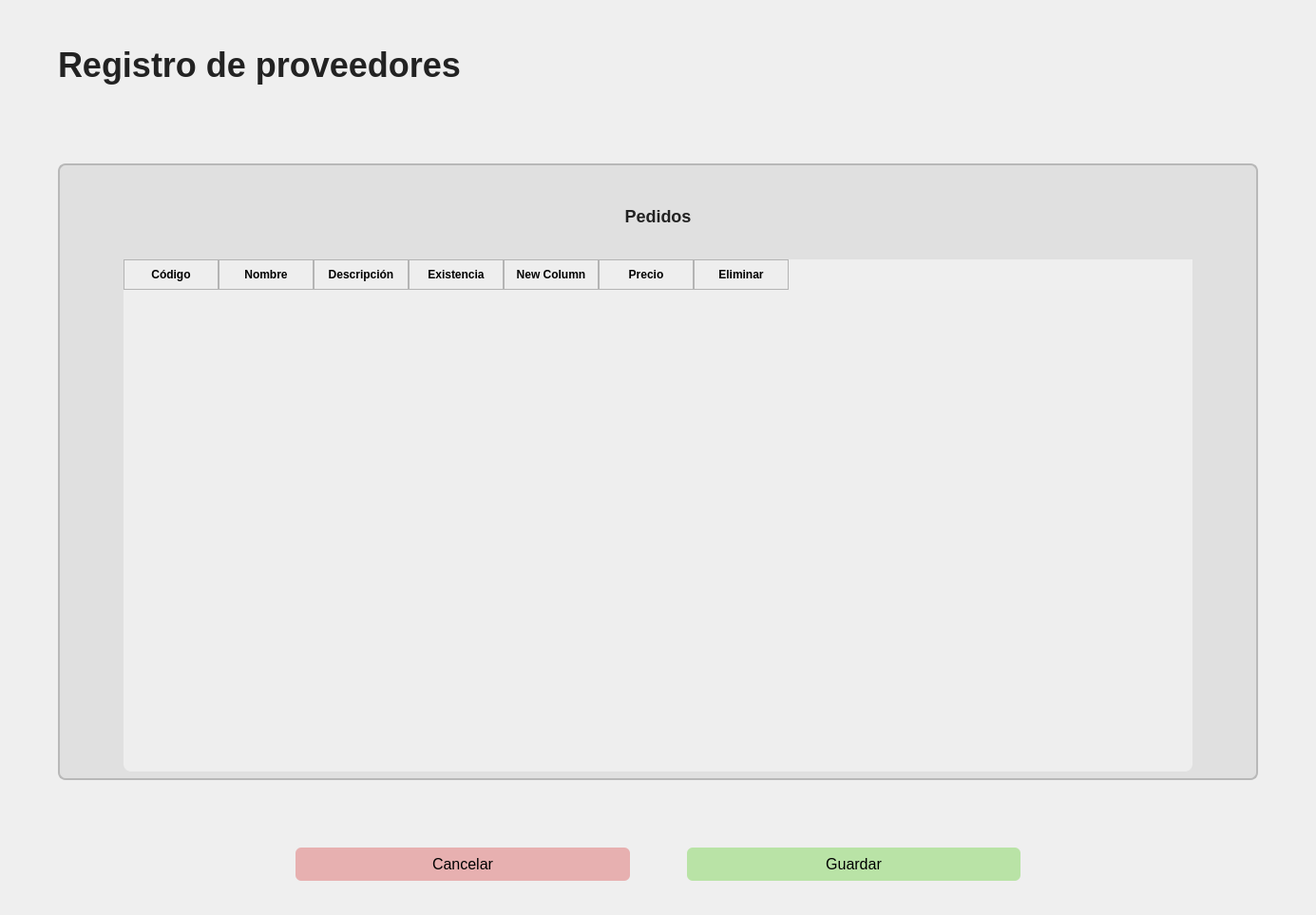
<?xml version="1.0" encoding="UTF-8"?>
<ui version="4.0">
 <class>Form</class>
 <widget class="QWidget" name="Form">
  <property name="geometry">
   <rect>
    <x>0</x>
    <y>0</y>
    <width>1385</width>
    <height>963</height>
   </rect>
  </property>
  <property name="windowTitle">
   <string>Form</string>
  </property>
  <property name="styleSheet">
   <string notr="true">#lineFake, #lineEditTelefonoEmpresa_2{
    background: white;
    border-radius: 4px;
    padding: 6px;
    border: 1px solid #c4c4c4;
    font-size: 20px;
background-color:transparent;
border:none;
}
#comboBox{
    border-radius: 4px;
    padding: 6px;
    border: 1px solid #c4c4c4;
    font-size: 20px;
border:none;
}
#mainWindow {
	font-family: Arial;
}

QLabel {
    font-size: 18px;
    color: #222;
}

#labelAdd{
	font-size:24px;
}

#menu {
    background: #eee;
    border-bottom: 1.5px solid #bdbdbd;
}

#menu QLabel {
    font-size: 16px;
    color: #222;
}

#menu QWidget:hover {
    background: #e0e0e0;
}

#menu QWidget[active=&quot;true&quot;] {
    background: #ffffff;
    border-bottom: 3px solid #487c7e;
}

#menu QWidget[active=&quot;true&quot;] QLabel {
    font-weight: bold;
}

#menu QWidget {
    border-right: 1px solid #bdbdbd;
    border-left: 1px solid #bdbdbd;

}

QLineEdit {
    background: white;
    border-radius: 4px;
    padding: 6px;
    border: 1px solid #c4c4c4;
    font-size: 20px;
}

QLineEdit:focus {
    border: 1px solid #487c7e;
}

QLabel#labelTituloProveedores{
    font-size: 36px;
    font-weight: 600;
    color: #222;
}

QPushButton#btnAdd {
    background: transparent;
    font-size: 36px;
    color: #222;
    border: none;
}
QPushButton#btnAdd:hover {
    color: #444;
}

QToolButton {
    background: transparent;
    border: none;
}
QToolButton:hover {
    background: #dcdcdc;
    border-radius: 4px;
}

QPushButton#btnBack {
    background: transparent;
    border: none;
    font-size: 36px;
    color: #222;
}
QPushButton#btnBack:hover {
    color: #555;
}


QTableWidget {
    background: #eee;
    gridline-color: transparent;
    border-radius: 8px;
    font-size: 14px;
    color: #222;
}

QHeaderView::section {
    background: #eee;
    padding: 6px 4px;
    font-weight: bold;
    border: 1px solid #b4b4b4;
}

QTableWidget::item {
    padding: 6px;
}

QTableWidget::item:selected {
    background: #c6d3d6;
    color: #000;
}

QScrollBar:vertical,
QScrollBar:horizontal {
    background: #dcdcdc;
    border-radius: 4px;
}

QScrollBar::handle {
    background: #aaaaaa;
    border-radius: 4px;
}
QScrollBar::handle:hover {
    background: #888888;
}

#tablaContenedor {
    background: #7835ff;
    border-radius: 10px;
    padding: 8px;
}

QPushButton#btnAddProducto,
QPushButton#btnRemoveProducto {
    background: transparent;
    border: none;
    font-size: 22px;
    font-weight: bold;
}

QPushButton#btnAddProducto:hover,
QPushButton#btnRemoveProducto:hover {
    color: #487c7e;
}

QPushButton#btnCancelar {
    background: #e7b0b0;
    border: none;
    border-radius: 6px;
    padding: 8px 26px;
    font-size: 16px;
}

QPushButton#btnCancelar:hover {
    background: #d59a9a;
}

QPushButton#btnGuardar {
    background: #b9e3a6;
    border: none;
    border-radius: 6px;
    padding: 8px 26px;
    font-size: 16px;
}

QPushButton#btnGuardar:hover {
    background: #a3d68c;
}

#panelRegistro {
    background: #e0e0e0;
    border-radius: 8px;
	border: 1.5px solid #b8b8b8;
    padding: 16px;
}
</string>
  </property>
  <layout class="QHBoxLayout" name="horizontalLayout_3">
   <item>
    <layout class="QVBoxLayout" name="verticalLayout" stretch="0">
     <item>
      <layout class="QVBoxLayout" name="verticalLayout_2" stretch="1,1,10,1,1">
       <property name="leftMargin">
        <number>50</number>
       </property>
       <property name="topMargin">
        <number>25</number>
       </property>
       <property name="rightMargin">
        <number>50</number>
       </property>
       <property name="bottomMargin">
        <number>25</number>
       </property>
       <item>
        <layout class="QHBoxLayout" name="horizontalLayout_2" stretch="3">
         <item>
          <widget class="QLabel" name="labelTituloProveedores">
           <property name="text">
            <string>Registro de proveedores</string>
           </property>
          </widget>
         </item>
        </layout>
       </item>
       <item>
        <spacer name="verticalSpacer_2">
         <property name="orientation">
          <enum>Qt::Vertical</enum>
         </property>
         <property name="sizeHint" stdset="0">
          <size>
           <width>20</width>
           <height>40</height>
          </size>
         </property>
        </spacer>
       </item>
       <item>
        <widget class="QWidget" name="panelRegistro" native="true">
         <layout class="QHBoxLayout" name="horizontalLayout_4">
          <property name="spacing">
           <number>45</number>
          </property>
          <item>
           <layout class="QVBoxLayout" name="verticalLayout_4" stretch="5,5,5,75">
            <property name="spacing">
             <number>0</number>
            </property>
            <property name="bottomMargin">
             <number>0</number>
            </property>
            <item>
             <spacer name="verticalSpacer_6">
              <property name="orientation">
               <enum>Qt::Vertical</enum>
              </property>
              <property name="sizeType">
               <enum>QSizePolicy::Minimum</enum>
              </property>
              <property name="sizeHint" stdset="0">
               <size>
                <width>20</width>
                <height>10</height>
               </size>
              </property>
             </spacer>
            </item>
            <item>
             <widget class="QLabel" name="labelDatos">
              <property name="sizePolicy">
               <sizepolicy hsizetype="Preferred" vsizetype="Minimum">
                <horstretch>0</horstretch>
                <verstretch>0</verstretch>
               </sizepolicy>
              </property>
              <property name="maximumSize">
               <size>
                <width>16777215</width>
                <height>20</height>
               </size>
              </property>
              <property name="font">
               <font>
                <pointsize>-1</pointsize>
                <weight>75</weight>
                <bold>true</bold>
               </font>
              </property>
              <property name="text">
               <string>Pedidos</string>
              </property>
              <property name="textFormat">
               <enum>Qt::MarkdownText</enum>
              </property>
              <property name="alignment">
               <set>Qt::AlignCenter</set>
              </property>
             </widget>
            </item>
            <item>
             <spacer name="verticalSpacer_3">
              <property name="orientation">
               <enum>Qt::Vertical</enum>
              </property>
              <property name="sizeType">
               <enum>QSizePolicy::Minimum</enum>
              </property>
              <property name="sizeHint" stdset="0">
               <size>
                <width>20</width>
                <height>10</height>
               </size>
              </property>
             </spacer>
            </item>
            <item>
             <layout class="QHBoxLayout" name="horizontalLayout">
              <property name="spacing">
               <number>40</number>
              </property>
              <property name="leftMargin">
               <number>60</number>
              </property>
              <property name="rightMargin">
               <number>60</number>
              </property>
              <item>
               <layout class="QVBoxLayout" name="verticalLayout_5" stretch="0">
                <property name="spacing">
                 <number>6</number>
                </property>
                <item>
                 <widget class="QTableWidget" name="tableWidget">
                  <property name="horizontalScrollBarPolicy">
                   <enum>Qt::ScrollBarAsNeeded</enum>
                  </property>
                  <column>
                   <property name="text">
                    <string>Código</string>
                   </property>
                  </column>
                  <column>
                   <property name="text">
                    <string>Nombre</string>
                   </property>
                  </column>
                  <column>
                   <property name="text">
                    <string>Descripción</string>
                   </property>
                  </column>
                  <column>
                   <property name="text">
                    <string>Existencia</string>
                   </property>
                  </column>
                  <column>
                   <property name="text">
                    <string>New Column</string>
                   </property>
                  </column>
                  <column>
                   <property name="text">
                    <string>Precio</string>
                   </property>
                  </column>
                  <column>
                   <property name="text">
                    <string>Eliminar</string>
                   </property>
                  </column>
                 </widget>
                </item>
               </layout>
              </item>
             </layout>
            </item>
           </layout>
          </item>
         </layout>
        </widget>
       </item>
       <item>
        <spacer name="verticalSpacer">
         <property name="orientation">
          <enum>Qt::Vertical</enum>
         </property>
         <property name="sizeHint" stdset="0">
          <size>
           <width>20</width>
           <height>40</height>
          </size>
         </property>
        </spacer>
       </item>
       <item>
        <layout class="QHBoxLayout" name="horizontalLayout_5">
         <property name="spacing">
          <number>60</number>
         </property>
         <property name="leftMargin">
          <number>250</number>
         </property>
         <property name="rightMargin">
          <number>250</number>
         </property>
         <property name="bottomMargin">
          <number>0</number>
         </property>
         <item>
          <widget class="QPushButton" name="btnCancelar">
           <property name="text">
            <string>Cancelar</string>
           </property>
          </widget>
         </item>
         <item>
          <widget class="QPushButton" name="btnGuardar">
           <property name="text">
            <string>Guardar</string>
           </property>
          </widget>
         </item>
        </layout>
       </item>
      </layout>
     </item>
    </layout>
   </item>
  </layout>
 </widget>
 <resources/>
 <connections/>
</ui>
